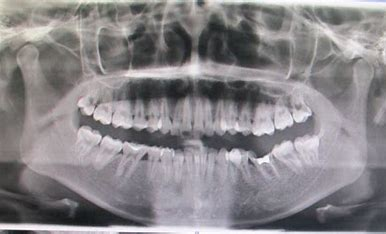
#> input picture data_nhakhoa/anh1.jpg, 386 x 234 px, found by its file name; its folder holds 4 pictures in this run
$ python main.py
#> lines starting #> are read from the running program, lines starting #| are printed output that depends on the picture
import os
import cv2
import numpy as np
from sklearn.tree import DecisionTreeClassifier
from sklearn.model_selection import train_test_split
from sklearn.metrics import accuracy_score
import matplotlib.pyplot as plt

# Đường dẫn thư mục ảnh
duong_dan_thu_muc = r'C:\Users\ngotr\OneDrive\Pictures\data_nhakhoa'  # Thay bằng đường dẫn thư mục chứa ảnh nha khoa

# Đọc ảnh và nhãn từ thư mục
def doc_anh_va_nhan(duong_dan):
    anh = []
    nhan = []
    for ten_tep in os.listdir(duong_dan):
        duong_dan_tep = os.path.join(duong_dan, ten_tep)
        if os.path.isfile(duong_dan_tep):
            # Đọc ảnh và thay đổi kích thước
            img = cv2.imread(duong_dan_tep)
#> img is the input picture: shape (234, 386, 3); mean B, G, R 136.8, 133.4, 136.7
            img = cv2.resize(img, (64, 64))  # Thay đổi kích thước ảnh về 64x64
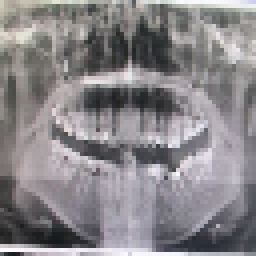
#> img: shape (64, 64, 3) (shown 4 times larger); mean B, G, R 136.7, 133.4, 136.7
            img_vector = img.flatten()
#> img_vector = 12288 values, max 255 at index 11916, min 21 at index 11561, mean 135.6
            anh.append(img_vector)

            # Gán nhãn từ tên tệp
            try:
                # Giả sử tên tệp là 'anhX.jpg', trích xuất X là lớp
                nhan.append(int(ten_tep[3]))  # Lấy ký tự thứ 4 (đếm từ 0)
            except (ValueError, IndexError):
                print(f"Lỗi với tên tệp: {ten_tep}. Vui lòng kiểm tra định dạng.")
                nhan.append(-1)  # Gán nhãn mặc định nếu lỗi
#> pass 2 of the loop in doc_anh_va_nhan, `for ten_tep in os.listdir(duong_dan):`:
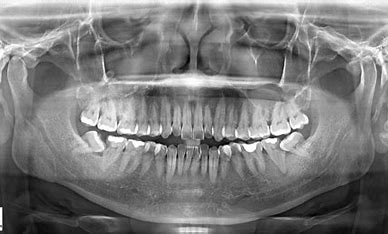
#> input picture data_nhakhoa/anh2.jpg, 388 x 234 px, found by its file name
#> in doc_anh_va_nhan, img is the input picture: shape (234, 388, 3); min 0, max 255, mean 123.5
#> in doc_anh_va_nhan, `img = cv2.resize(img, (64, 64))`:
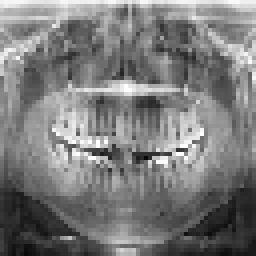
#> img: shape (64, 64, 3) (shown 4 times larger); min 7, max 255, mean 123.1
#> img_vector = 12288 values, max 255 at index 7050, min 7 at index 7596, mean 123.1
#> pass 3 of the loop in doc_anh_va_nhan, `for ten_tep in os.listdir(duong_dan):`:
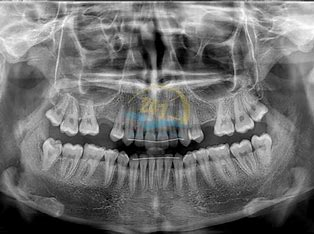
#> input picture data_nhakhoa/anh3.jpg, 314 x 234 px, found by its file name
#> in doc_anh_va_nhan, img is the input picture: shape (234, 314, 3); mean B, G, R 111.4, 111.6, 111.5
#> in doc_anh_va_nhan, `img = cv2.resize(img, (64, 64))`:
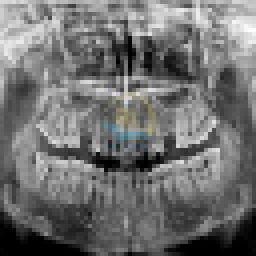
#> img: shape (64, 64, 3) (shown 4 times larger); mean B, G, R 111.7, 112, 111.8
#> img_vector = 12288 values, max 254 at index 1530, min 0 at index 2208, mean 111.8
#> the loop made 4 passes; the first 3 are shown

    return np.array(anh), np.array(nhan)


# Đọc ảnh và nhãn
X, y = doc_anh_va_nhan(duong_dan_thu_muc)

# Chia tập dữ liệu thành tập huấn luyện và kiểm thử
X_train, X_test, y_train, y_test = train_test_split(X, y, test_size=0.3, random_state=42)

# Mô hình CART
mo_hinh_cart = DecisionTreeClassifier(criterion='gini', random_state=42)
mo_hinh_cart.fit(X_train, y_train)
y_du_doan_cart = mo_hinh_cart.predict(X_test)
do_chinh_xac_cart = accuracy_score(y_test, y_du_doan_cart)
print("Mô hình CART - Độ chính xác:", do_chinh_xac_cart)

# Mô hình ID3
mo_hinh_id3 = DecisionTreeClassifier(criterion='entropy', random_state=42)
mo_hinh_id3.fit(X_train, y_train)
y_du_doan_id3 = mo_hinh_id3.predict(X_test)
do_chinh_xac_id3 = accuracy_score(y_test, y_du_doan_id3)
print("Mô hình ID3 - Độ chính xác:", do_chinh_xac_id3)

# Hàm hiển thị ảnh đã phân lớp
def hien_thi_phan_lop(X, y_thuc, y_du_doan, tieu_de):
#> called with X = array of shape (2, 12288), y_thuc = array of shape (2,), y_du_doan = array of shape (2,), tieu_de = 'Kết quả phân lớp CART'
    so_anh_hien_thi = min(10, len(X))  # Giới hạn số ảnh hiển thị không vượt quá số ảnh có
    plt.figure(figsize=(12, 8))
    for i in range(so_anh_hien_thi):  # Hiển thị số ảnh tối đa có
        img = X[i].reshape(64, 64, 3)  # Chuyển đổi vector về dạng ảnh
        plt.subplot(2, 5, i + 1)
        plt.imshow(cv2.cvtColor(img, cv2.COLOR_BGR2RGB))  # Chuyển đổi màu sắc từ BGR sang RGB
        plt.title(f"Thực tế: {y_thuc[i]}, Dự đoán: {y_du_doan[i]}")
        plt.axis('off')
#> this loop made 2 passes
#> pass 2, in hien_thi_phan_lop, `img = X[i].reshape(64, 64, 3)`:
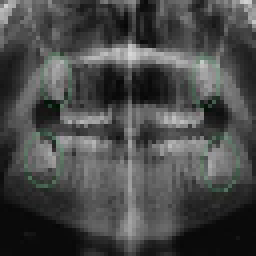
#> img: shape (64, 64, 3) (shown 4 times larger); mean of channels 0, 1, 2 72.7, 73.3, 72.5; drawn as B, G, R
    plt.suptitle(tieu_de)
    plt.show()
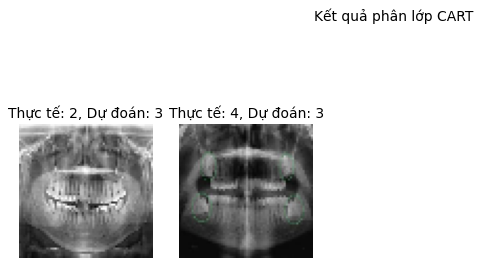
#> figure drawn by matplotlib, 2 panels


# Hiển thị kết quả phân lớp của mô hình CART
hien_thi_phan_lop(X_test, y_test, y_du_doan_cart, "Kết quả phân lớp CART")

# Hiển thị kết quả phân lớp của mô hình ID3
hien_thi_phan_lop(X_test, y_test, y_du_doan_id3, "Kết quả phân lớp ID3")
#> call 2 of hien_thi_phan_lop, with X = array of shape (2, 12288), y_thuc = array of shape (2,), y_du_doan = array of shape (2,), tieu_de = 'Kết quả phân lớp ID3'
#> in hien_thi_phan_lop (call 2), `plt.show()`:
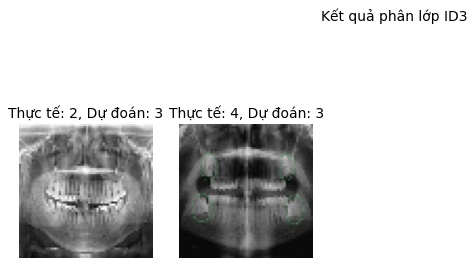
#> figure drawn by matplotlib, 2 panels
